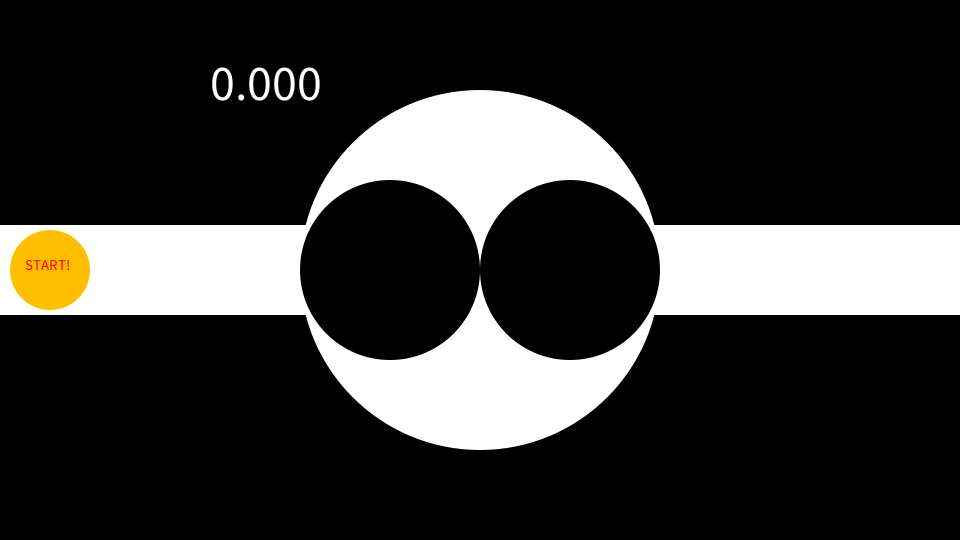
Frame 1 (no input)
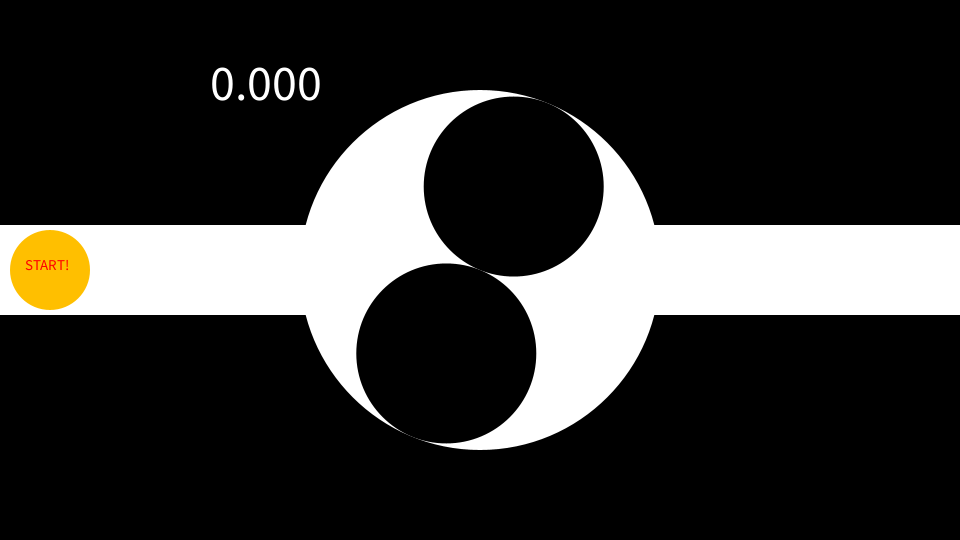
Frame 60 (the mouse pressed at the canvas centre just before this capture)
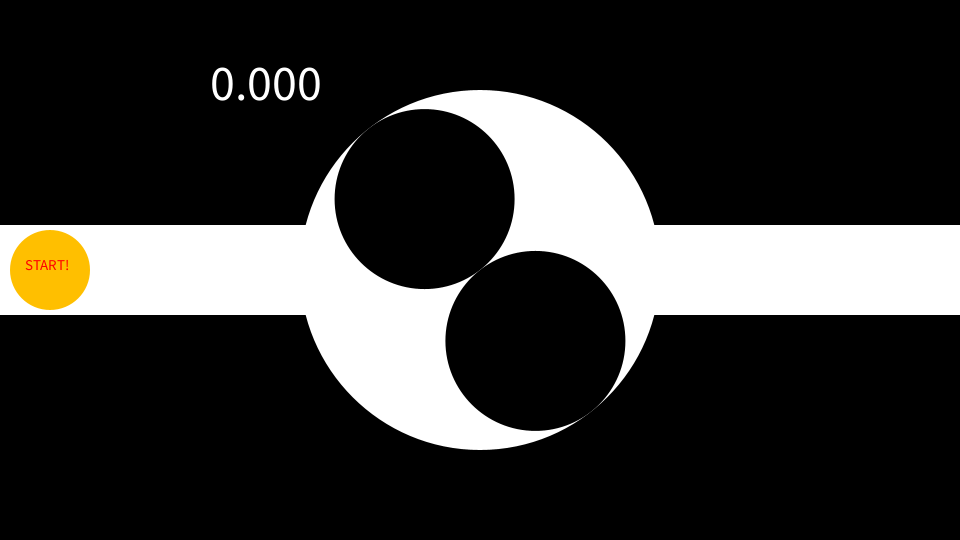
Frame 120 (the mouse held since frame 60 and released just before this capture)

The Processing sketch that drew these frames (run headless with seeded random() and noise(); from frame 60 on, the mouse is pressed at the canvas centre):

// Processing sketch: chap8_stick
// ── chap8_stick.pde
// イライラ棒

void setup() {
    size(960, 540); //画面サイズ
}

int t = 0; //経過時間
int ts = 0; //基準の時間
float c = 0; //色:赤さ
int xo = 480;
int yo = 270; //大円の中心座標(width,height使いたいけどこの階層ではムリ)
int r = 180; //大円の半径
int w = 90; //棒の幅
int v = 8; //角速度
int z = 31; //アウトゾーンの大きさ
int rc = 80; //スタートボタンなどの円の大きさ
int f = 0; //フラグ管理　0/1/2/3/x スタート前/往/復/クリア/ゲームオーバー

float backdist(float x, float y){
    if (abs(x - xo) > r) {
        return abs(y - yo) -(w / 2 -z);
    } //棒との距離
    else if (abs(y - yo) > (w / 2)) {
        return dist(x, y, xo, yo) - (r - z);
    } //大円との距離
    else if (x < xo && y < yo) {
        return z - dist(x, y, xo - r, yo - (w / 2));
    } //左上の角との距離
    else if (x < xo && y >= yo) {
        return z - dist(x, y, xo - r, yo + (w / 2));
    } //左下
    else if (x >= xo && y < yo) {
        return z - dist(x, y, xo + r, yo - (w / 2));
    } //右上
    else {
        return z - dist(x, y, xo + r, yo + (w / 2));
    } //右下
} //マウスの位置と背景との距離、近いほど大きくなる(最大31)

float circledist(float x, float y, float xc, float yc){
    return (r / 2 + z) - dist(x, y, xc, yc);
} //マウスの位置と小円の中心との距離、近いほど大きくなる(最大121)

void draw(){
    float s1 = (t * v % 360) * PI / 180; //円1の中心座標を定める角度
    float s2 = ((t * v + 180) % 360) * PI / 180; //円2の中心座標を定める角度
    float xc1 = xo + r * cos(s1) / 2;
    float yc1 = yo + r * sin(s1) / 2; //円1の中心座標
    float xc2 = xo + r * cos(s2) / 2;
    float yc2 = yo + r * sin(s2) / 2; //円2の中心座標
    float dc1 = 0; //マウスの位置と小円1との距離
    float dc2 = 0; //マウスの位置と小円2との距離

    float dback = backdist(mouseX, mouseY); //マウスの位置と背景との距離
    if (circledist(mouseX, mouseY, xc1, yc1) <= z) {
        dc1 = circledist(mouseX, mouseY, xc1, yc1);
    } //小円1の外側31以内にマウスがあれば距離に応じて数を代入(近いと31)
    else if (f == 1 || f == 2) {
        f = 4;
    } //circledistが32~121つまり小円1の内部にある時、ゲーム中ならゲームオーバーに移行
    if (circledist(mouseX, mouseY, xc2, yc2) <= z) {
        dc2 = circledist(mouseX, mouseY, xc2, yc2);
    }
    else if (f == 1 || f == 2) {
        f = 4;
    } //小円2でも同様に

    if (abs(mouseY - yo) >= (w / 2) && dist(mouseX, mouseY, xo, yo) > r) {
        if (f == 1 || f == 2) {
            f = 4;
        }
    } //背景の黒い(赤い)部分に触れた時、ゲーム中ならゲームオーバーに移行

    if (keyPressed) {
        if (key == 'r') {
            f = 0;
        }
    } //rキーでスタート前に移行

    if (f == 0 || f == 3) {
        c = 0;
    } //ゲーム開始前、クリア後の背景は黒
    else if (f == 1 || f == 2) {
        c = max(dback, dc1, dc2) * 254 / z;
    } //ゲーム中の背景は、アウトゾーンとの最大の近さ(~31)を約8倍して近いほど赤くなる
    else {
        c = 255;
    } //ゲームオーバー時の背景は赤

    background(c, 0, 0); //背景色
    noStroke();
    fill(255);
    rect(0, (height - w) / 2, width, w);
    circle(xo, yo, r * 2); //棒と大円を描画

    fill(c, 0, 0);
    circle(xc1, yc1, r);
    circle(xc2, yc2, r); //小円2つを描画

    textSize(15); //テキストサイズをリセット

    if (f == 0) {
        fill(255, 191, 0);
        circle(50, yo, rc);
        fill(255, 0, 0);
        text("START!", 25, yo);
        ts = t;
        if (dist(mouseX, mouseY, 50, yo) <= (rc / 2)) {
            f = 1;
            ts = t;
        }
    } //スタート前、スタートボタンを表示、往に移行時に経過時間を基準に設定
    else if (f == 1) {
        fill(0, 191, 191);
        circle(910, yo, rc);
        fill(255, 0, 0);
        text("GET!", 895, yo);
        if (dist(mouseX, mouseY, 910, yo) <= (rc / 2)) {
            f = 2;
        }
    } //往路、中間地点を表示
    else if (f == 2) {
        fill(127, 255, 0);
        circle(50, yo, rc);
        fill(255, 0, 0);
        text("GOAL!", 30, yo);
        if (dist(mouseX, mouseY, 50, yo) <= (rc / 2)) {
            f = 3;
        }
    } //復路、ゴールを表示
    else if (f == 3) {
        fill(0);
        circle(170, yo, rc);
        fill(255);
        text("RESTART", 145, yo);
        fill(255, 255, 0);
        textSize(50);
        text("CLEAR!", 640, 100);
        ts ++;
        if (dist(mouseX, mouseY, 170, yo) <= (rc / 2)) {
            f = 1;
            ts = t;
        }
    } //クリア、リスタートボタンを表示、基準の時間も増やし続けることで実質タイマーを停止、リスタートすると現在の経過時間を基準に設定
    else {
        fill(255, 0, 0);
        circle(50, yo, rc);
        fill(255);
        text("RESTART", 25, yo);
        fill(0);
        textSize(50);
        text("GAME OVER", 640, 100);
        ts ++;
        if (dist(mouseX, mouseY, 50, yo) <= (rc / 2)) {
            f = 1;
            ts = t;
        }
    } //ゲームオーバー、クリアと同様

    fill(255);
    textSize(50);
    text((t - ts) / 60.0, 200, 100); //基準の時間からどのくらい経過しているかを秒で表示
    t ++; //時間を経過させる
}
